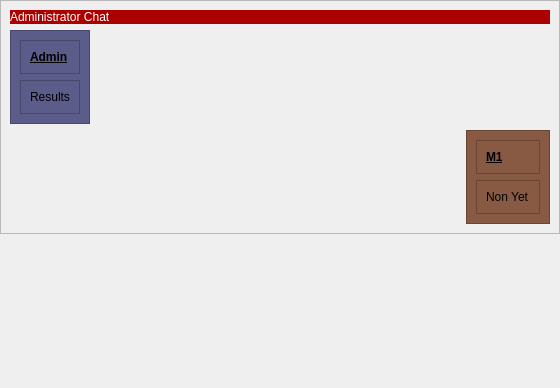
                   <widget class="QWidget" name="scrollAreaWidgetContents_2">
                    <property name="geometry">
                     <rect>
                      <x>0</x>
                      <y>0</y>
                      <width>560</width>
                      <height>388</height>
                     </rect>
                    </property>
                    <layout class="QHBoxLayout" name="horizontalLayout_34">
                     <property name="spacing">
                      <number>0</number>
                     </property>
                     <property name="leftMargin">
                      <number>0</number>
                     </property>
                     <property name="topMargin">
                      <number>0</number>
                     </property>
                     <property name="rightMargin">
                      <number>0</number>
                     </property>
                     <property name="bottomMargin">
                      <number>0</number>
                     </property>
                     <item alignment="Qt::AlignTop">
                      <widget class="QFrame" name="frame_35">
                       <property name="frameShape">
                        <enum>QFrame::StyledPanel</enum>
                       </property>
                       <property name="frameShadow">
                        <enum>QFrame::Raised</enum>
                       </property>
                       <layout class="QVBoxLayout" name="verticalLayout_22">
                        <item>
                         <widget class="QLabel" name="Alabel_30">
                          <property name="styleSheet">
                           <string notr="true">color: rgb(255, 255, 255);
background-color: rgb(170, 0, 0);</string>
                          </property>
                          <property name="text">
                           <string>Administrator Chat</string>
                          </property>
                         </widget>
                        </item>
                        <item alignment="Qt::AlignLeft">
                         <widget class="QFrame" name="ARframe_36">
                          <property name="styleSheet">
                           <string notr="true">background-color: rgb(92, 92, 138);</string>
                          </property>
                          <property name="frameShape">
                           <enum>QFrame::StyledPanel</enum>
                          </property>
                          <property name="frameShadow">
                           <enum>QFrame::Raised</enum>
                          </property>
                          <layout class="QVBoxLayout" name="verticalLayout_24">
                           <item>
                            <widget class="QFrame" name="ARframe_38">
                             <property name="frameShape">
                              <enum>QFrame::StyledPanel</enum>
                             </property>
                             <property name="frameShadow">
                              <enum>QFrame::Raised</enum>
                             </property>
                             <layout class="QHBoxLayout" name="horizontalLayout_35">
                              <item>
                               <widget class="QLabel" name="label_31">
                                <property name="font">
                                 <font>
                                  <bold>true</bold>
                                  <underline>true</underline>
                                 </font>
                                </property>
                                <property name="text">
                                 <string>Admin</string>
                                </property>
                               </widget>
                              </item>
                             </layout>
                            </widget>
                           </item>
                           <item>
                            <widget class="QFrame" name="ARframe_39">
                             <property name="frameShape">
                              <enum>QFrame::StyledPanel</enum>
                             </property>
                             <property name="frameShadow">
                              <enum>QFrame::Raised</enum>
                             </property>
                             <layout class="QHBoxLayout" name="horizontalLayout_36">
                              <item>
                               <widget class="QLabel" name="label_32">
                                <property name="text">
                                 <string>Results</string>
                                </property>
                               </widget>
                              </item>
                             </layout>
                            </widget>
                           </item>
                          </layout>
                         </widget>
                        </item>
                        <item alignment="Qt::AlignRight">
                         <widget class="QFrame" name="ASframe_37">
                          <property name="styleSheet">
                           <string notr="true">background-color: rgb(136, 90, 68);</string>
                          </property>
                          <property name="frameShape">
                           <enum>QFrame::StyledPanel</enum>
                          </property>
                          <property name="frameShadow">
                           <enum>QFrame::Raised</enum>
                          </property>
                          <layout class="QVBoxLayout" name="verticalLayout_23">
                           <item>
                            <widget class="QFrame" name="ASframe_41">
                             <property name="frameShape">
                              <enum>QFrame::StyledPanel</enum>
                             </property>
                             <property name="frameShadow">
                              <enum>QFrame::Raised</enum>
                             </property>
                             <layout class="QHBoxLayout" name="horizontalLayout_37">
                              <item>
                               <widget class="QLabel" name="label_33">
                                <property name="font">
                                 <font>
                                  <bold>true</bold>
                                  <underline>true</underline>
                                 </font>
                                </property>
                                <property name="text">
                                 <string>M1</string>
                                </property>
                               </widget>
                              </item>
                             </layout>
                            </widget>
                           </item>
                           <item>
                            <widget class="QFrame" name="ASframe_40">
                             <property name="frameShape">
                              <enum>QFrame::StyledPanel</enum>
                             </property>
                             <property name="frameShadow">
                              <enum>QFrame::Raised</enum>
                             </property>
                             <layout class="QHBoxLayout" name="horizontalLayout_38">
                              <item>
                               <widget class="QLabel" name="label_34">
                                <property name="text">
                                 <string>Non Yet</string>
                                </property>
                               </widget>
                              </item>
                             </layout>
                            </widget>
                           </item>
                          </layout>
                         </widget>
                        </item>
                       </layout>
                      </widget>
                     </item>
                    </layout>
                   </widget>
